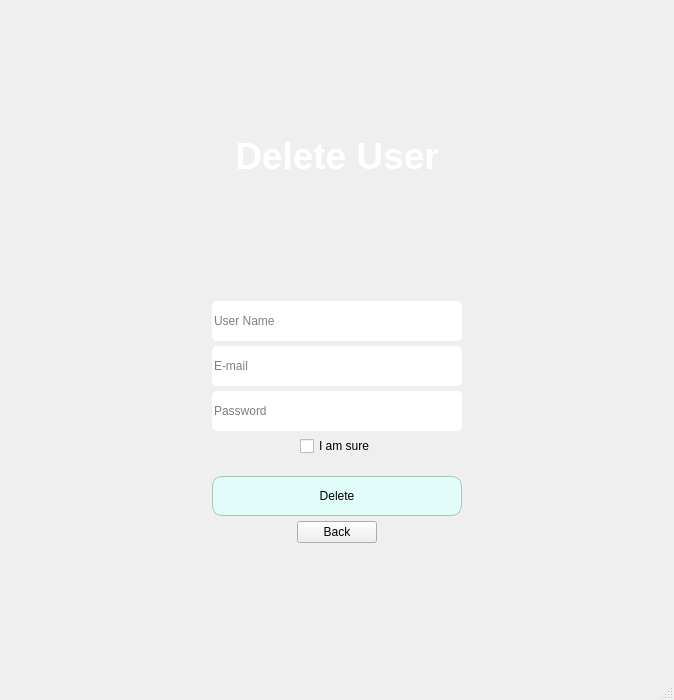
<?xml version="1.0" encoding="UTF-8"?>
<ui version="4.0">
 <class>MainWindow</class>
 <widget class="QMainWindow" name="MainWindow">
  <property name="geometry">
   <rect>
    <x>0</x>
    <y>0</y>
    <width>674</width>
    <height>700</height>
   </rect>
  </property>
  <property name="windowTitle">
   <string>MainWindow</string>
  </property>
  <property name="windowOpacity">
   <double>1.000000000000000</double>
  </property>
  <widget class="QWidget" name="centralwidget">
   <layout class="QHBoxLayout" name="horizontalLayout">
    <item>
     <widget class="QWidget" name="verticalWidget" native="true">
      <property name="styleSheet">
       <string notr="true"/>
      </property>
      <layout class="QHBoxLayout" name="horizontalLayout_3">
       <property name="spacing">
        <number>5</number>
       </property>
       <item>
        <layout class="QVBoxLayout" name="verticalLayout_2">
         <property name="spacing">
          <number>5</number>
         </property>
         <item>
          <spacer name="Upper_verticalSpacer">
           <property name="orientation">
            <enum>Qt::Vertical</enum>
           </property>
           <property name="sizeHint" stdset="0">
            <size>
             <width>20</width>
             <height>40</height>
            </size>
           </property>
          </spacer>
         </item>
         <item>
          <layout class="QHBoxLayout" name="horizontalLayout_2">
           <item>
            <widget class="QLabel" name="label">
             <property name="text">
              <string>&lt;html&gt;&lt;head/&gt;&lt;body&gt;&lt;p align=&quot;center&quot;&gt;&lt;span style=&quot; font-size:28pt; font-weight:600; color:#ffffff;&quot;&gt;Delete User&lt;/span&gt;&lt;/p&gt;&lt;/body&gt;&lt;/html&gt;</string>
             </property>
            </widget>
           </item>
          </layout>
         </item>
         <item>
          <spacer name="Middle_verticalSpacer">
           <property name="orientation">
            <enum>Qt::Vertical</enum>
           </property>
           <property name="sizeHint" stdset="0">
            <size>
             <width>20</width>
             <height>40</height>
            </size>
           </property>
          </spacer>
         </item>
         <item>
          <layout class="QHBoxLayout" name="horizontalLayout_4">
           <item>
            <spacer name="horizontalSpacer">
             <property name="orientation">
              <enum>Qt::Horizontal</enum>
             </property>
             <property name="sizeHint" stdset="0">
              <size>
               <width>40</width>
               <height>20</height>
              </size>
             </property>
            </spacer>
           </item>
           <item>
            <widget class="QLineEdit" name="user_name_line">
             <property name="minimumSize">
              <size>
               <width>250</width>
               <height>40</height>
              </size>
             </property>
             <property name="maximumSize">
              <size>
               <width>16777215</width>
               <height>40</height>
              </size>
             </property>
             <property name="toolTip">
              <string/>
             </property>
             <property name="styleSheet">
              <string notr="true">background-color: rgb(255, 255, 255);
border-radius:5px;
</string>
             </property>
             <property name="text">
              <string/>
             </property>
             <property name="frame">
              <bool>false</bool>
             </property>
             <property name="placeholderText">
              <string>User Name</string>
             </property>
            </widget>
           </item>
           <item>
            <spacer name="horizontalSpacer_2">
             <property name="orientation">
              <enum>Qt::Horizontal</enum>
             </property>
             <property name="sizeHint" stdset="0">
              <size>
               <width>40</width>
               <height>20</height>
              </size>
             </property>
            </spacer>
           </item>
          </layout>
         </item>
         <item>
          <layout class="QHBoxLayout" name="horizontalLayout_5">
           <item>
            <spacer name="horizontalSpacer_3">
             <property name="orientation">
              <enum>Qt::Horizontal</enum>
             </property>
             <property name="sizeHint" stdset="0">
              <size>
               <width>40</width>
               <height>20</height>
              </size>
             </property>
            </spacer>
           </item>
           <item>
            <widget class="QLineEdit" name="email_line">
             <property name="minimumSize">
              <size>
               <width>250</width>
               <height>40</height>
              </size>
             </property>
             <property name="maximumSize">
              <size>
               <width>16777215</width>
               <height>40</height>
              </size>
             </property>
             <property name="toolTip">
              <string/>
             </property>
             <property name="autoFillBackground">
              <bool>false</bool>
             </property>
             <property name="styleSheet">
              <string notr="true">background-color: rgb(255, 255, 255);
border-radius:5px;
</string>
             </property>
             <property name="text">
              <string/>
             </property>
             <property name="frame">
              <bool>false</bool>
             </property>
             <property name="placeholderText">
              <string>E-mail</string>
             </property>
            </widget>
           </item>
           <item>
            <spacer name="horizontalSpacer_4">
             <property name="orientation">
              <enum>Qt::Horizontal</enum>
             </property>
             <property name="sizeHint" stdset="0">
              <size>
               <width>40</width>
               <height>20</height>
              </size>
             </property>
            </spacer>
           </item>
          </layout>
         </item>
         <item>
          <layout class="QHBoxLayout" name="horizontalLayout_6">
           <item>
            <spacer name="horizontalSpacer_5">
             <property name="orientation">
              <enum>Qt::Horizontal</enum>
             </property>
             <property name="sizeHint" stdset="0">
              <size>
               <width>40</width>
               <height>20</height>
              </size>
             </property>
            </spacer>
           </item>
           <item>
            <widget class="QLineEdit" name="password_line">
             <property name="minimumSize">
              <size>
               <width>250</width>
               <height>40</height>
              </size>
             </property>
             <property name="maximumSize">
              <size>
               <width>16777215</width>
               <height>40</height>
              </size>
             </property>
             <property name="toolTip">
              <string/>
             </property>
             <property name="styleSheet">
              <string notr="true">background-color: rgb(255, 255, 255);
border-radius:5px;
</string>
             </property>
             <property name="text">
              <string/>
             </property>
             <property name="frame">
              <bool>false</bool>
             </property>
             <property name="placeholderText">
              <string>Password</string>
             </property>
            </widget>
           </item>
           <item>
            <spacer name="horizontalSpacer_6">
             <property name="orientation">
              <enum>Qt::Horizontal</enum>
             </property>
             <property name="sizeHint" stdset="0">
              <size>
               <width>40</width>
               <height>20</height>
              </size>
             </property>
            </spacer>
           </item>
          </layout>
         </item>
         <item>
          <layout class="QHBoxLayout" name="horizontalLayout_7">
           <item>
            <spacer name="horizontalSpacer_12">
             <property name="orientation">
              <enum>Qt::Horizontal</enum>
             </property>
             <property name="sizeHint" stdset="0">
              <size>
               <width>40</width>
               <height>20</height>
              </size>
             </property>
            </spacer>
           </item>
           <item>
            <widget class="QCheckBox" name="confirmation_box">
             <property name="text">
              <string>I am sure</string>
             </property>
            </widget>
           </item>
           <item>
            <spacer name="horizontalSpacer_7">
             <property name="orientation">
              <enum>Qt::Horizontal</enum>
             </property>
             <property name="sizeHint" stdset="0">
              <size>
               <width>40</width>
               <height>20</height>
              </size>
             </property>
            </spacer>
           </item>
          </layout>
         </item>
         <item>
          <layout class="QHBoxLayout" name="horizontalLayout_9">
           <item>
            <widget class="QLabel" name="delete_label">
             <property name="maximumSize">
              <size>
               <width>16777215</width>
               <height>15</height>
              </size>
             </property>
             <property name="font">
              <font>
               <pointsize>7</pointsize>
               <italic>true</italic>
              </font>
             </property>
             <property name="text">
              <string/>
             </property>
            </widget>
           </item>
          </layout>
         </item>
         <item>
          <layout class="QHBoxLayout" name="horizontalLayout_8">
           <item>
            <spacer name="horizontalSpacer_8">
             <property name="orientation">
              <enum>Qt::Horizontal</enum>
             </property>
             <property name="sizeHint" stdset="0">
              <size>
               <width>40</width>
               <height>20</height>
              </size>
             </property>
            </spacer>
           </item>
           <item>
            <widget class="QPushButton" name="delete_user_button">
             <property name="minimumSize">
              <size>
               <width>250</width>
               <height>40</height>
              </size>
             </property>
             <property name="cursor">
              <cursorShape>PointingHandCursor</cursorShape>
             </property>
             <property name="mouseTracking">
              <bool>true</bool>
             </property>
             <property name="styleSheet">
              <string notr="true">QPushButton {
	border-radius:10px;
	border: 1px solid rgb(172, 198, 181);
	background-color:rgb(224, 253, 249);
}

QPushButton:hover{
	background-color:rgb(221, 255, 233)
}

QPushButton:pressed{
	background-color:rgb(139, 188, 182)
}</string>
             </property>
             <property name="text">
              <string>Delete</string>
             </property>
            </widget>
           </item>
           <item>
            <spacer name="horizontalSpacer_9">
             <property name="orientation">
              <enum>Qt::Horizontal</enum>
             </property>
             <property name="sizeHint" stdset="0">
              <size>
               <width>40</width>
               <height>20</height>
              </size>
             </property>
            </spacer>
           </item>
          </layout>
         </item>
         <item>
          <layout class="QHBoxLayout" name="horizontalLayout_10">
           <item>
            <spacer name="horizontalSpacer_10">
             <property name="orientation">
              <enum>Qt::Horizontal</enum>
             </property>
             <property name="sizeHint" stdset="0">
              <size>
               <width>40</width>
               <height>20</height>
              </size>
             </property>
            </spacer>
           </item>
           <item>
            <widget class="QPushButton" name="back_button">
             <property name="text">
              <string>Back</string>
             </property>
             <property name="autoDefault">
              <bool>true</bool>
             </property>
            </widget>
           </item>
           <item>
            <spacer name="horizontalSpacer_11">
             <property name="orientation">
              <enum>Qt::Horizontal</enum>
             </property>
             <property name="sizeHint" stdset="0">
              <size>
               <width>40</width>
               <height>20</height>
              </size>
             </property>
            </spacer>
           </item>
          </layout>
         </item>
         <item>
          <spacer name="Lower_verticalSpacer">
           <property name="orientation">
            <enum>Qt::Vertical</enum>
           </property>
           <property name="sizeHint" stdset="0">
            <size>
             <width>20</width>
             <height>40</height>
            </size>
           </property>
          </spacer>
         </item>
        </layout>
       </item>
      </layout>
     </widget>
    </item>
   </layout>
  </widget>
  <widget class="QMenuBar" name="menubar">
   <property name="geometry">
    <rect>
     <x>0</x>
     <y>0</y>
     <width>674</width>
     <height>25</height>
    </rect>
   </property>
  </widget>
  <widget class="QStatusBar" name="statusbar"/>
 </widget>
 <resources/>
 <connections/>
</ui>
